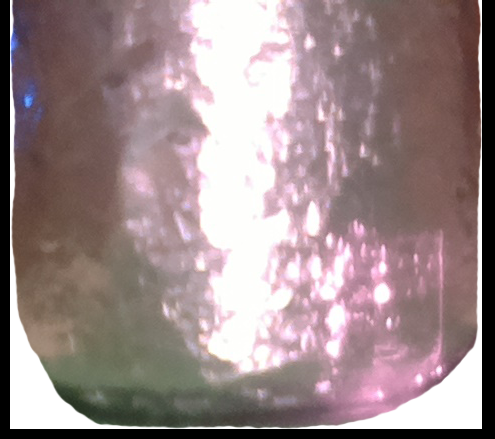
#> input picture Archive/images/victim.jpg, 495 x 439 px, given in place of the camera
$ python Calibration_WC_30.08.17.py   (older library calls are emulated)
#> lines starting #> are read from the running program, lines starting #| are printed output that depends on the picture; after the words box and inside, x2 and y2 are one past the last pixel; in counts of white or black regions, pixels touching at a corner belong together
### MainStream/dc_motors.py
########################################
#  Robocup_Junior_2017_Premier_Motor   #
# ------------------------------------ #
#  Description: This program is in     #
#  charge of controlling dc motors     #
#  based on the calls from other files #
# ------------------------------------ #
#  Author: Minsu Kim                   #
#  Email : 521minsu@gmail.com          #
#  Last Update: 15.09.17               #
########################################

import RPi.GPIO as GPIO
import time

# GPIO MODE IS SET TO GPIO PIN NUMBER
GPIO.setmode(GPIO.BOARD)
GPIO.setwarnings(False)

camera_pwm_pin = 19
camera_in1_pin = 21
camera_in2_pin = 23

GPIO.setup(camera_pwm_pin, GPIO.OUT)
GPIO.setup(camera_in1_pin, GPIO.OUT)
GPIO.setup(camera_in2_pin, GPIO.OUT)

def __init__ ():
    pass

class Motor(object):
    def cameracontrol(self,tilt):
        if tilt == 'up':
            GPIO.output(camera_in1_pin, True)
            GPIO.output(camera_in2_pin, False)
            GPIO.output(camera_pwm_pin, True)
        elif tilt == 'down':
            GPIO.output(camera_in1_pin, False)
            GPIO.output(camera_in2_pin, True)
            GPIO.output(camera_pwm_pin, True)
        elif tilt == 'stop':
            GPIO.output(camera_in1_pin, False)
            GPIO.output(camera_in2_pin, False)
            GPIO.output(camera_pwm_pin, False)


    # [5 lines left out: function cleanup, not called in this run]

### Archive/Calibration_WC_30.08.17.py
#######################################
#  Robocup_Junior_2017_Premier_Calib  #
# ----------------------------------  #
#  Description: This program allows   #
#  user to change detection range     #
#  with Trackbars. Used to send color #
#  ranges to Main.py in the same dir  #
# ----------------------------------- #
#  Author: Minsu Kim                  #
#  Email : 521minsu@gmail.com         #
#  Last Update: 22.08.17              #
#######################################

from copy import copy
import time
import cv2
import numpy as np
import dc_motors
cc = dc_motors.Motor.cameracontrol

# initialize the camera and grab a reference to the raw camera capture
cap = cv2.VideoCapture(0)
cap.set(3,320)
cap.set(4,240)
cap.set(15,1)

# allow the camera to warmup
time.sleep(5)

def nothing(x):
    pass

# create Window called 'setting' to call in order to add trackbars
cv2.namedWindow('Black Cal')
cv2.namedWindow('Green Cal')
cv2.namedWindow('Orange Cal')
cv2.namedWindow('customDotSetup')
cv2.namedWindow('Camera Angle')

# adding trackbars to the window called 'setting'
cv2.createTrackbar('Min R','Black Cal',0,255,nothing)
#> slider 'Min R' is set to 51
cv2.createTrackbar('Min G','Black Cal',0,255,nothing)
#> slider 'Min G' is set to 51
cv2.createTrackbar('Min B','Black Cal',0,255,nothing)
#> slider 'Min B' is set to 51
cv2.createTrackbar('Max R','Black Cal',0,255,nothing)
#> slider 'Max R' is set to 255
cv2.createTrackbar('Max G','Black Cal',0,255,nothing)
#> slider 'Max G' is set to 255
cv2.createTrackbar('Max B','Black Cal',0,255,nothing)
#> slider 'Max B' is set to 255

cv2.createTrackbar('Min H','Green Cal',0,255,nothing)
#> slider 'Min H' is set to 51
cv2.createTrackbar('Min S','Green Cal',0,255,nothing)
#> slider 'Min S' is set to 51
cv2.createTrackbar('Min V','Green Cal',0,255,nothing)
#> slider 'Min V' is set to 51
cv2.createTrackbar('Max H','Green Cal',0,255,nothing)
#> slider 'Max H' is set to 255
cv2.createTrackbar('Max S','Green Cal',0,255,nothing)
#> slider 'Max S' is set to 255
cv2.createTrackbar('Max V','Green Cal',0,255,nothing)
#> slider 'Max V' is set to 255
cv2.createTrackbar('Min Area','Green Cal',0,5000,nothing)
#> slider 'Min Area' is set to 1000

cv2.createTrackbar('Min H','Orange Cal',0,255,nothing)
#> slider 'Min H' is set to 51
cv2.createTrackbar('Min S','Orange Cal',0,255,nothing)
#> slider 'Min S' is set to 51
cv2.createTrackbar('Min V','Orange Cal',0,255,nothing)
#> slider 'Min V' is set to 51
cv2.createTrackbar('Max H','Orange Cal',0,255,nothing)
#> slider 'Max H' is set to 255
cv2.createTrackbar('Max S','Orange Cal',0,255,nothing)
#> slider 'Max S' is set to 255
cv2.createTrackbar('Max V','Orange Cal',0,255,nothing)
#> slider 'Max V' is set to 255
cv2.createTrackbar('Min Area','Orange Cal',0,5000,nothing)
#> slider 'Min Area' is set to 1000

cv2.createTrackbar('X: Custom Dot','customDotSetup',0,320,nothing)
#> slider 'X: Custom Dot' is set to 100
cv2.createTrackbar('Y: Custom Dot','customDotSetup',0,240,nothing)
#> slider 'Y: Custom Dot' is set to 80

cv2.createTrackbar('On : Off','Camera Angle',0,1,nothing)
#> slider 'On : Off' is set to 1


while True:
       # image feeds to apply masks on
        ret, image = cap.read()
#> image is the input picture: shape (439, 495, 3); mean B, G, R 138.3, 136.9, 155.8
        Gimage = cv2.cvtColor(image,cv2.COLOR_BGR2HSV)
#> Gimage: shape (439, 495, 3); mean H, S, V 76.4, 40.7, 156.4
        Oimage = cv2.cvtColor(image,cv2.COLOR_BGR2HSV)
        # blurred image to show detection status
        blur = cv2.blur(image, (3,3))
        Bblur = cv2.blur(image, (3,3))
        Gblur = cv2.blur(image, (3,3))
        Oblur = cv2.blur(image, (3,3))
        Dblur = cv2.blur(image, (3,3))
        Eblur = cv2.blur(image, (3,3))

        Min_BR = cv2.getTrackbarPos('Min R','Black Cal')
        Min_BG = cv2.getTrackbarPos('Min G','Black Cal')
        Min_BB = cv2.getTrackbarPos('Min B','Black Cal')
        Max_BR = cv2.getTrackbarPos('Max R','Black Cal')
        Max_BG = cv2.getTrackbarPos('Max G','Black Cal')
        Max_BB = cv2.getTrackbarPos('Max B','Black Cal')

        Min_GH = cv2.getTrackbarPos('Min H','Green Cal')
        Min_GS = cv2.getTrackbarPos('Min S','Green Cal')
        Min_GV = cv2.getTrackbarPos('Min V','Green Cal')
        Max_GH = cv2.getTrackbarPos('Max H','Green Cal')
        Max_GS = cv2.getTrackbarPos('Max S','Green Cal')
        Max_GV = cv2.getTrackbarPos('Max V','Green Cal')
        Min_GA = cv2.getTrackbarPos('Min Area','Green Cal')

        Min_OH = cv2.getTrackbarPos('Min H','Orange Cal')
        Min_OS = cv2.getTrackbarPos('Min S','Orange Cal')
        Min_OV = cv2.getTrackbarPos('Min V','Orange Cal')
        Max_OH = cv2.getTrackbarPos('Max H','Orange Cal')
        Max_OS = cv2.getTrackbarPos('Max S','Orange Cal')
        Max_OV = cv2.getTrackbarPos('Max V','Orange Cal')
        Min_OA = cv2.getTrackbarPos('Min Area','Orange Cal')

        CDX = cv2.getTrackbarPos('X: Custom Dot','customDotSetup')
        CDY = cv2.getTrackbarPos('Y: Custom Dot','customDotSetup')

        CVal = cv2.getTrackbarPos('On : Off','Camera Angle')

        #For Black, start with Min(0,0,0) Max(255,0,255), when calibrating
        Blower = np.array([Min_BR,Min_BG,Min_BB],dtype="uint8")
        Bupper = np.array([Max_BR,Max_BG,Max_BB],dtype="uint8")
        #For Green, start with Min(50,0,60) Max(89,255,255), when calibrating
        Glower = np.array([Min_GH,Min_GS,Min_GV],dtype="uint8")
        Gupper = np.array([Max_GH,Max_GS,Max_GV],dtype="uint8")
        #For Orange, start with Min(146,149,88) Max(220,222,255), when calibrating
        Olower = np.array([Min_OH,Min_OS,Min_OV],dtype="uint8")
        Oupper = np.array([Max_OH,Max_OS,Max_OV],dtype="uint8")
        #If CVal is 1, lift the camera
        if CVal == 1:
            cc(cc,'up')
        elif CVal == 0:
            cc(cc,'down')

        # Apply mask that is created by detecting colors
        Bmask = cv2.inRange(image,Blower,Bupper)
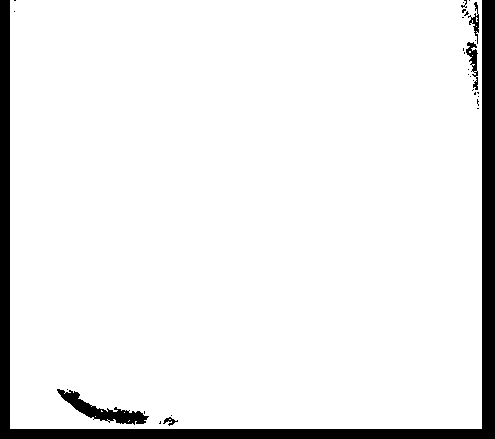
#> Bmask: shape (439, 495); 92.5% white; 30 black regions (25 under 20 px), largest, box (x1, y1, x2, y2) and area: (0, 0, 495, 439) 14817, (57, 389, 149, 425) 1033, (466, 42, 478, 90) 247, (468, 2, 479, 44) 148, (163, 417, 178, 426) 57
        Gmask = cv2.inRange(Gimage,Glower,Gupper)
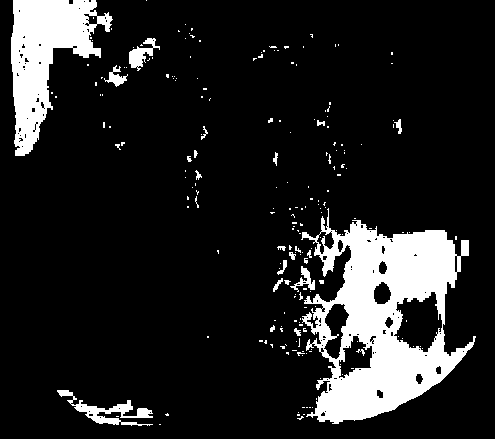
#> Gmask: shape (439, 495); 13.4% white; 208 white regions (185 under 20 px), largest, box (x1, y1, x2, y2) and area: (301, 208, 476, 424) 18472, (11, 0, 113, 156) 7432, (57, 390, 153, 426) 971
        Omask = cv2.inRange(Oimage,Olower,Oupper)

        # Apply vision limiters (Forced Mask over mask that is created by detecting color)
        visionmask=cv2.imread('mask_noside.png',0)
        resvisionmask=cv2.imread('rescue_mask.png',0)
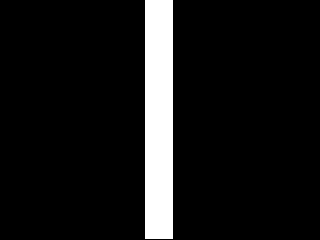
#> input picture Archive/rescue_mask.png, 320 x 240 px
#> resvisionmask: shape (240, 320); 8.7% white; 1 white region, box (x1, y1, x2, y2) and area: (145, 0, 173, 239) 6692
        res = cv2.bitwise_and(Bmask,Bmask,mask=visionmask)
        Gres = cv2.bitwise_and(Gmask,Gmask,mask=visionmask)
#> (the run stopped early here; a loop or call above may not have finished)
